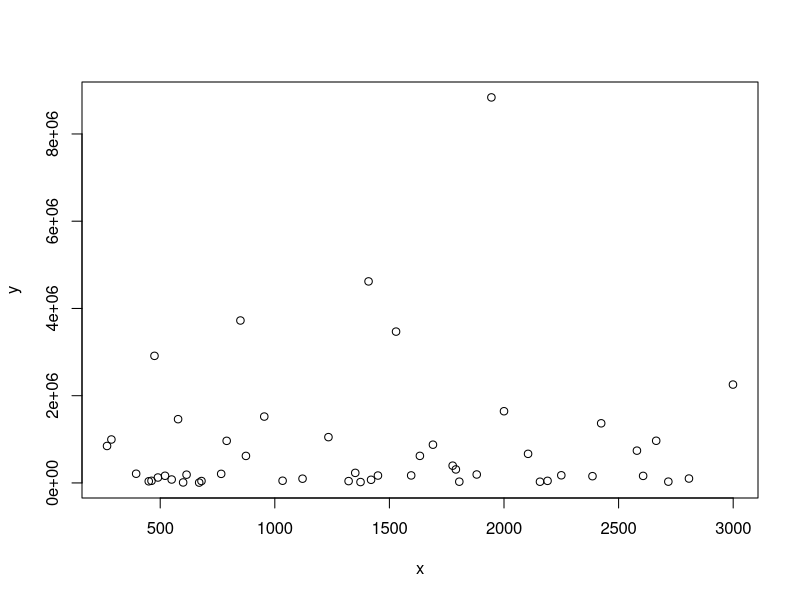

Generate this figure with R:
## ---- chunk 1
knitr::opts_chunk$set(echo = TRUE)
## ---- chunk 2
library(tidyverse)
library(here)
library(readxl)
library(dplyr)
## ---- chunk 3
db = read_xlsx(here("Entrega Final","Base Productos.xlsx"))

db = db %>% mutate (Ingreso_Por_Plan = Suscriptores*Precio_Producto)   %>% 
          arrange(Precio_Producto)
                     
x=unlist(db$Precio_Producto)

y=unlist(db$Ingreso_Por_Plan)
          
plot(x,y)

## ---- chunk 4

p1 = 200 
p2 = 350
p3 = 500
p4 = 900
p5 = 1500

p_actuales = c(p1,p2,p3,p4,p5)

q1=5050
q2=700
q3=1000
q4=200
q5=700

q_actuales = c(q1,q2,q3,q4,q5)

sum(q_actuales)

Ibase = p1*q1 + p2*q2 + p3*q3 + p4*q4 + p5*q5

pn1=200
pn2=400
pn3=900

p_nuevos = c (pn1,pn2,pn3)

p_nuevos=as.integer(runif(20,min(p_actuales),max(p_actuales)))

q_nuevos=c()

for (j in 1:length(p_nuevos)) {
  q=0
  for (i in 1:length(p_actuales)) {
      if (p_actuales[i]>=p_nuevos[j]) {
          q = q + q_actuales[i]
          q_nuevos[j]= q
       }
    }
}

for (i in 1:(length(q_nuevos)-1)) {
  q_nuevos[[i]] = q_nuevos[[i]] - q_nuevos[[i+1]] 
}

Ifinal=sum(p_nuevos*q_nuevos)

